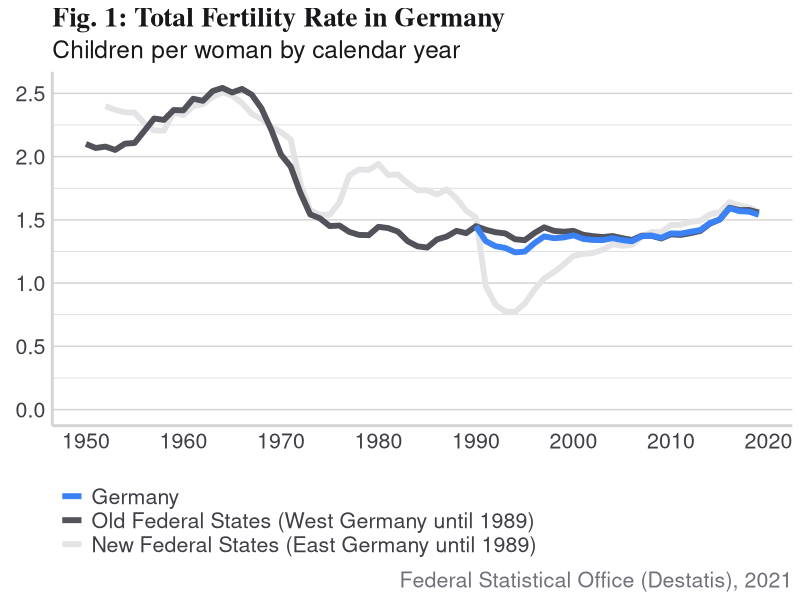
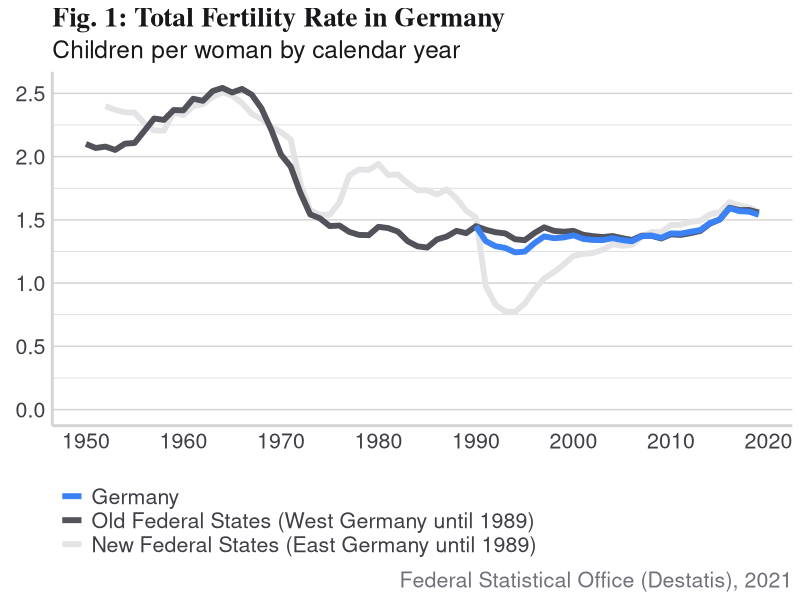

Write R code to recreate these figures, in order.
## ---- chunk 1
knitr::opts_chunk$set(
  # centers figures in the document
  fig.align = 'center',
  # display source code in the document
  echo = TRUE,
  # preserve messages emitted
  message = FALSE,
  # preserve warnings emitted
  warning = FALSE
)
## ---- chunk 2
library(tidyverse)
library(here)
## ---- chunk 3
colors_primary = list(
  very_light_blue = "#DBEAFE",
  light_blue = "#93C5FD",
  blue = "#3B82F6",
  dark_blue = "#1D4ED8",
  very_dark_blue = "#1E3A8A",
  very_light_gray = "#E4E4E7",
  light_gray = "#A1A1AA",
  dark_gray = "#52525B"
)

colors_secondary = list(
  title = "#18181B",
  text = "#3F3F46",
  line = "#D4D4D4",
  caption = "#71717A"
)
## ---- chunk 4
fertility_rate <-
  read_delim(
    file = here("data", "completed-cohort-fertility.csv"),
    delim = ";",
    escape_double = FALSE,
    col_names = c(
      "Year",
      "Germany",
      "Old Federal States",
      "New Federal States"
    ),
    col_types = "innn",
    locale = locale(
      decimal_mark = ".",
      grouping_mark = ",",
      encoding = "UTF-8"
    ),
    trim_ws = TRUE,
    skip = 1
  )

tail(fertility_rate)
## ---- chunk 5
fertility_rate_long <- fertility_rate %>%
  gather(
    key = "Country/Region",
    value = "Total Fertility Rate",
    -"Year")

tail(fertility_rate_long)
## ---- chunk 6
# change factor order
fertility_rate_long$`Country/Region` <-
  factor(
    fertility_rate_long$`Country/Region`,
    c(
      "New Federal States",
      "Old Federal States",
      "Germany"
    )
  )

# rename factors
fertility_rate_long$`Country/Region` <- recode(
  fertility_rate_long$`Country/Region`,
  `New Federal States` = "New Federal States (East Germany until 1989)",
  `Old Federal States`  = "Old Federal States (West Germany until 1989)",
  `Germany` = "Germany"
)

levels(fertility_rate_long$`Country/Region`)
## ---- chunk 7
ggplot(
  data = fertility_rate_long,
  mapping = aes(x = Year,
                y = `Total Fertility Rate`,
                color = `Country/Region`)
) +
  geom_line(size = 2) +
  # starting y-axis from y=0
  expand_limits(y = 0) +
  # setting custom color scale
  scale_color_manual(
    values = c(
      colors_primary$very_light_gray,
      colors_primary$dark_gray,
      colors_primary$blue
    )
  ) +
  # setting x-axis scale from 1950 to 2020 in 10-year intervals
  scale_x_continuous(breaks = seq(from = 1950, to = 2020, by = 10)) +
  # setting y-axis scale
  scale_y_continuous(breaks = seq(from = 0, to = 2.5, by = 0.5)) +
  labs(
    title = "Fig. 1: Total Fertility Rate in Germany",
    subtitle = "Children per woman by calendar year",
    x = element_blank(),
    y = element_blank(),
    caption = "Federal Statistical Office (Destatis), 2021"
  ) +
  # reverse order of legend
  guides(color = guide_legend(reverse = TRUE)) +
  # Theme And Styles
  theme_minimal() +
  theme(
    axis.line = element_line(
      color = colors_secondary$line,
      size = 1,
      linetype = "solid"
    ),
    axis.text = element_text(color = colors_secondary$text,
                             size = rel(1.4)),
    legend.direction = "vertical",
    legend.justification = "left",
    legend.position = "bottom",
    legend.text = element_text(color = colors_secondary$text,
                               size = rel(1.4)),
    legend.title = element_blank(),
    panel.grid = element_line(color = colors_secondary$line),
    panel.grid.major.x = element_blank(),
    panel.grid.minor.x = element_blank(),
    plot.caption = element_text(color = colors_secondary$caption,
                                size = rel(1.4)),
    plot.subtitle = element_text(color = colors_secondary$title,
                                 size = rel(1.6)),
    plot.title = element_text(
      color = colors_secondary$title,
      size = rel(1.8),
      face = "bold",
      family = "serif"
    )
  )
## ---- chunk 8
ggsave(
  "figures/plot_1_fertility_rate.png",
  width = 24,
  height = 18,
  units = "cm",
  dpi = "retina",
  bg = "white"
)
